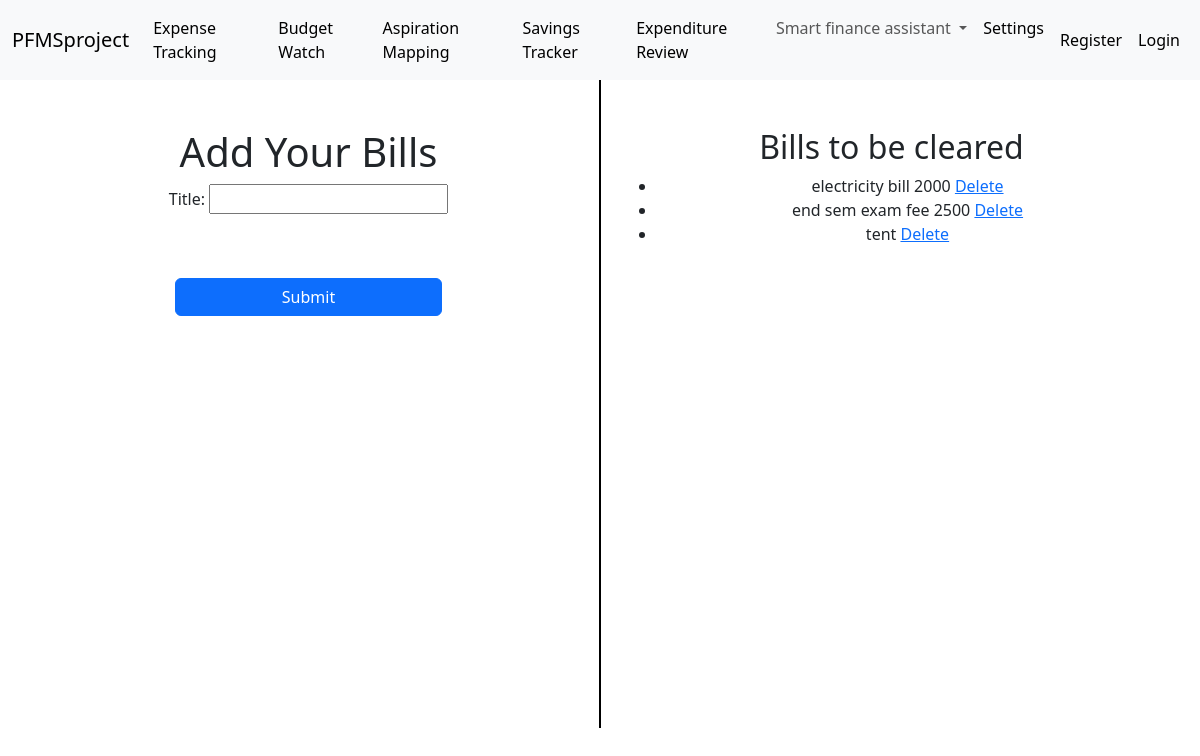
Screenshot of /finance/add_task/ with the database file from the repository.
### finance/models.py (models this page shows, shortened)
class Task(models.Model):
    title = models.CharField(max_length=200)
    created_at = models.DateTimeField(auto_now_add=True)

### finance/views.py (the view)
# urls.py: path('add_task/', views.add_task, name='add_task'),
def add_task(request):
    if request.method == 'POST':
        form = TaskForm(request.POST)
        if form.is_valid():
            form.save()
            return redirect('finance:add_task')
    else:
        form = TaskForm()
    tasks = Task.objects.all()
    return render(request, 'finance/add_task.html',
                  {'form' : form, 'tasks': tasks})

### finance/forms.py
class TaskForm(forms.ModelForm):
    class Meta:
        model = Task
        fields = ['title']

### templates/finance/add_task.html (shortened to what this page needs)
{% extends 'Navbar/userNavbar.html' %}
{% load static %}
{% block body %}
<div class="container text-center">
  <div class="row">
    <div class="col">
        <br><br>
            <h1>Add Your Bills</h1>
            <form method="post" action="{% url 'finance:add_task' %}">{% csrf_token %}
            {{ form.as_p }}
            <br><br>
            <div class="d-grid gap-2 col-6 mx-auto">
            <button class="btn btn-primary" type="submit">Submit</button>
            </div>
        </form>
    </div>
      <br><br><br><br><br><br><br><br><br><br><br><br><br><br><br><br>
      <br><br><br><br><br><br><br><br><br><br><br>
       <div class="col-auto d-flex align-items-center">
      <div style="border-left: 2px solid black; height: 100%;"></div>
    </div>
    <div class="col">
        <br><br>
              <h2>Bills to be cleared</h2>
    <ul>
        {% for task in tasks %}
            <li>
                {{ task.title }}
                <a href="{% url 'finance:delete_task' task.pk %}">Delete</a>
            </li>
        {% endfor %}
    </ul>
    </div>
  </div>
</div>
{% endblock %}

### rows the page displays
Task: title "electricity bill 2000"
Task: title "end sem exam fee 2500"
Task: title "tent"
